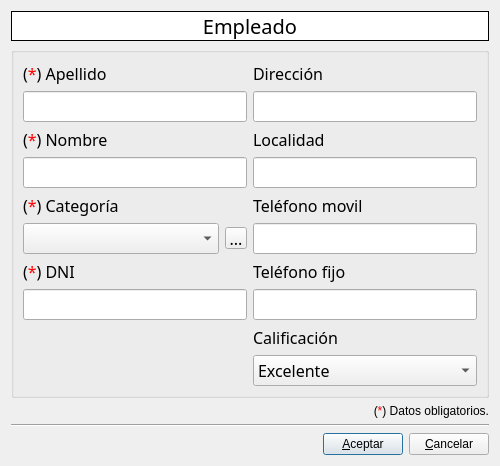
<ui version="4.0" >
 <class>EmployedDlg</class>
 <widget class="QDialog" name="EmployedDlg" >
  <property name="windowModality" >
   <enum>Qt::WindowModal</enum>
  </property>
  <property name="geometry" >
   <rect>
    <x>0</x>
    <y>0</y>
    <width>500</width>
    <height>445</height>
   </rect>
  </property>
  <property name="windowTitle" >
   <string>Empleado</string>
  </property>
  <property name="windowIcon" >
   <iconset resource="../resources/qzette.qrc" >
    <normaloff>:/app/images/app/employed.png</normaloff>:/app/images/app/employed.png</iconset>
  </property>
  <layout class="QVBoxLayout" name="verticalLayout" >
   <item>
    <widget class="QLabel" name="lb_title" >
     <property name="palette" >
      <palette>
       <active>
        <colorrole role="Base" >
         <brush brushstyle="SolidPattern" >
          <color alpha="255" >
           <red>255</red>
           <green>255</green>
           <blue>255</blue>
          </color>
         </brush>
        </colorrole>
        <colorrole role="Window" >
         <brush brushstyle="SolidPattern" >
          <color alpha="255" >
           <red>255</red>
           <green>255</green>
           <blue>255</blue>
          </color>
         </brush>
        </colorrole>
       </active>
       <inactive>
        <colorrole role="Base" >
         <brush brushstyle="SolidPattern" >
          <color alpha="255" >
           <red>255</red>
           <green>255</green>
           <blue>255</blue>
          </color>
         </brush>
        </colorrole>
        <colorrole role="Window" >
         <brush brushstyle="SolidPattern" >
          <color alpha="255" >
           <red>255</red>
           <green>255</green>
           <blue>255</blue>
          </color>
         </brush>
        </colorrole>
       </inactive>
       <disabled>
        <colorrole role="Base" >
         <brush brushstyle="SolidPattern" >
          <color alpha="255" >
           <red>255</red>
           <green>255</green>
           <blue>255</blue>
          </color>
         </brush>
        </colorrole>
        <colorrole role="Window" >
         <brush brushstyle="SolidPattern" >
          <color alpha="255" >
           <red>255</red>
           <green>255</green>
           <blue>255</blue>
          </color>
         </brush>
        </colorrole>
       </disabled>
      </palette>
     </property>
     <property name="font" >
      <font>
       <family>Trebuchet MS</family>
       <pointsize>15</pointsize>
      </font>
     </property>
     <property name="autoFillBackground" >
      <bool>true</bool>
     </property>
     <property name="frameShape" >
      <enum>QFrame::Box</enum>
     </property>
     <property name="text" >
      <string>Empleado</string>
     </property>
     <property name="alignment" >
      <set>Qt::AlignCenter</set>
     </property>
    </widget>
   </item>
   <item>
    <widget class="QGroupBox" name="groupBox" >
     <property name="font" >
      <font>
       <family>Trebuchet MS</family>
       <pointsize>12</pointsize>
      </font>
     </property>
     <property name="title" >
      <string/>
     </property>
     <property name="alignment" >
      <set>Qt::AlignCenter</set>
     </property>
     <property name="checked" >
      <bool>false</bool>
     </property>
     <layout class="QGridLayout" name="gridLayout" >
      <item row="0" column="0" >
       <widget class="QLabel" name="lb_lastName" >
        <property name="text" >
         <string>&lt;!DOCTYPE HTML PUBLIC "-//W3C//DTD HTML 4.0//EN" "http://www.w3.org/TR/REC-html40/strict.dtd">
&lt;html>&lt;head>&lt;meta name="qrichtext" content="1" />&lt;style type="text/css">
p, li { white-space: pre-wrap; }
&lt;/style>&lt;/head>&lt;body style=" font-family:'Trebuchet MS'; font-size:12pt; font-weight:400; font-style:normal;">
&lt;p style=" margin-top:0px; margin-bottom:0px; margin-left:0px; margin-right:0px; -qt-block-indent:0; text-indent:0px;">(&lt;span style=" color:#ff0000;">*&lt;/span>) Apellido&lt;/p>&lt;/body>&lt;/html></string>
        </property>
       </widget>
      </item>
      <item row="0" column="1" >
       <widget class="QLabel" name="lb_address" >
        <property name="text" >
         <string>Dirección</string>
        </property>
       </widget>
      </item>
      <item row="1" column="0" >
       <widget class="QLineEdit" name="le_lastName" />
      </item>
      <item row="1" column="1" >
       <widget class="QLineEdit" name="le_address" />
      </item>
      <item row="2" column="0" >
       <widget class="QLabel" name="lb_name" >
        <property name="text" >
         <string>&lt;!DOCTYPE HTML PUBLIC "-//W3C//DTD HTML 4.0//EN" "http://www.w3.org/TR/REC-html40/strict.dtd">
&lt;html>&lt;head>&lt;meta name="qrichtext" content="1" />&lt;style type="text/css">
p, li { white-space: pre-wrap; }
&lt;/style>&lt;/head>&lt;body style=" font-family:'Trebuchet MS'; font-size:12pt; font-weight:400; font-style:normal;">
&lt;p style=" margin-top:0px; margin-bottom:0px; margin-left:0px; margin-right:0px; -qt-block-indent:0; text-indent:0px;">(&lt;span style=" color:#ff0000;">*&lt;/span>) Nombre&lt;/p>&lt;/body>&lt;/html></string>
        </property>
       </widget>
      </item>
      <item row="2" column="1" >
       <widget class="QLabel" name="lb_location" >
        <property name="text" >
         <string>Localidad</string>
        </property>
       </widget>
      </item>
      <item row="3" column="0" >
       <widget class="QLineEdit" name="le_name" />
      </item>
      <item row="3" column="1" >
       <widget class="QLineEdit" name="le_location" />
      </item>
      <item row="7" column="1" >
       <widget class="QLabel" name="lb_phone" >
        <property name="text" >
         <string>Teléfono fijo</string>
        </property>
       </widget>
      </item>
      <item row="8" column="1" >
       <widget class="QLineEdit" name="le_phone" >
        <property name="text" >
         <string/>
        </property>
       </widget>
      </item>
      <item row="9" column="1" >
       <widget class="QLabel" name="lb_rating" >
        <property name="text" >
         <string>Calificación</string>
        </property>
       </widget>
      </item>
      <item row="10" column="1" >
       <widget class="QComboBox" name="cb_rating" >
        <property name="currentIndex" >
         <number>0</number>
        </property>
        <item>
         <property name="text" >
          <string>Excelente</string>
         </property>
        </item>
        <item>
         <property name="text" >
          <string>Muy Bueno</string>
         </property>
        </item>
        <item>
         <property name="text" >
          <string>Bueno</string>
         </property>
        </item>
        <item>
         <property name="text" >
          <string>Regular</string>
         </property>
        </item>
        <item>
         <property name="text" >
          <string>Malo</string>
         </property>
        </item>
       </widget>
      </item>
      <item row="4" column="1" >
       <widget class="QLabel" name="lb_cellphone" >
        <property name="text" >
         <string>Teléfono movil</string>
        </property>
       </widget>
      </item>
      <item row="4" column="0" >
       <widget class="QLabel" name="lb_category" >
        <property name="text" >
         <string>&lt;!DOCTYPE HTML PUBLIC "-//W3C//DTD HTML 4.0//EN" "http://www.w3.org/TR/REC-html40/strict.dtd">
&lt;html>&lt;head>&lt;meta name="qrichtext" content="1" />&lt;style type="text/css">
p, li { white-space: pre-wrap; }
&lt;/style>&lt;/head>&lt;body style=" font-family:'Trebuchet MS'; font-size:12pt; font-weight:400; font-style:normal;">
&lt;p style=" margin-top:0px; margin-bottom:0px; margin-left:0px; margin-right:0px; -qt-block-indent:0; text-indent:0px;">(&lt;span style=" color:#ff0000;">*&lt;/span>) Categoría&lt;/p>&lt;/body>&lt;/html></string>
        </property>
       </widget>
      </item>
      <item row="6" column="1" >
       <widget class="QLineEdit" name="le_cellphone" />
      </item>
      <item row="7" column="0" >
       <widget class="QLabel" name="lb_dni" >
        <property name="text" >
         <string>&lt;!DOCTYPE HTML PUBLIC "-//W3C//DTD HTML 4.0//EN" "http://www.w3.org/TR/REC-html40/strict.dtd">
&lt;html>&lt;head>&lt;meta name="qrichtext" content="1" />&lt;style type="text/css">
p, li { white-space: pre-wrap; }
&lt;/style>&lt;/head>&lt;body style=" font-family:'Trebuchet MS'; font-size:12pt; font-weight:400; font-style:normal;">
&lt;p style=" margin-top:0px; margin-bottom:0px; margin-left:0px; margin-right:0px; -qt-block-indent:0; text-indent:0px;">(&lt;span style=" color:#ff0000;">*&lt;/span>) DNI&lt;/p>&lt;/body>&lt;/html></string>
        </property>
       </widget>
      </item>
      <item row="8" column="0" >
       <widget class="QLineEdit" name="le_dni" />
      </item>
      <item row="6" column="0" >
       <layout class="QHBoxLayout" name="horizontalLayout_3" >
        <item>
         <widget class="QComboBox" name="cb_category" />
        </item>
        <item>
         <widget class="QToolButton" name="tb_categoryUpdateCombo" >
          <property name="maximumSize" >
           <size>
            <width>22</width>
            <height>22</height>
           </size>
          </property>
          <property name="text" >
           <string>...</string>
          </property>
          <property name="icon" >
           <iconset resource="../resources/qzette.qrc" >
            <normaloff>:/icons/images/icons/refresh.png</normaloff>:/icons/images/icons/refresh.png</iconset>
          </property>
          <property name="iconSize" >
           <size>
            <width>16</width>
            <height>16</height>
           </size>
          </property>
         </widget>
        </item>
       </layout>
      </item>
     </layout>
    </widget>
   </item>
   <item>
    <widget class="QLabel" name="label" >
     <property name="text" >
      <string>(&lt;font color='red'>*&lt;/font>) Datos obligatorios.</string>
     </property>
     <property name="alignment" >
      <set>Qt::AlignRight|Qt::AlignTrailing|Qt::AlignVCenter</set>
     </property>
    </widget>
   </item>
   <item>
    <spacer name="verticalSpacer" >
     <property name="orientation" >
      <enum>Qt::Vertical</enum>
     </property>
     <property name="sizeHint" stdset="0" >
      <size>
       <width>20</width>
       <height>40</height>
      </size>
     </property>
    </spacer>
   </item>
   <item>
    <widget class="Line" name="line" >
     <property name="orientation" >
      <enum>Qt::Horizontal</enum>
     </property>
    </widget>
   </item>
   <item>
    <layout class="QHBoxLayout" name="horizontalLayout" >
     <item>
      <widget class="QLabel" name="lb_logo" >
       <property name="autoFillBackground" >
        <bool>true</bool>
       </property>
       <property name="text" >
        <string/>
       </property>
      </widget>
     </item>
     <item>
      <spacer name="horizontalSpacer" >
       <property name="orientation" >
        <enum>Qt::Horizontal</enum>
       </property>
       <property name="sizeHint" stdset="0" >
        <size>
         <width>40</width>
         <height>20</height>
        </size>
       </property>
      </spacer>
     </item>
     <item>
      <widget class="QPushButton" name="pb_ok" >
       <property name="text" >
        <string>&amp;Aceptar</string>
       </property>
       <property name="icon" >
        <iconset resource="../resources/qzette.qrc" >
         <normaloff>:/icons/images/icons/ok.png</normaloff>:/icons/images/icons/ok.png</iconset>
       </property>
       <property name="default" >
        <bool>true</bool>
       </property>
      </widget>
     </item>
     <item>
      <widget class="QPushButton" name="pb_cancel" >
       <property name="text" >
        <string>&amp;Cancelar</string>
       </property>
       <property name="icon" >
        <iconset resource="../resources/qzette.qrc" >
         <normaloff>:/icons/images/icons/cancel.png</normaloff>:/icons/images/icons/cancel.png</iconset>
       </property>
       <property name="shortcut" >
        <string>Esc</string>
       </property>
      </widget>
     </item>
    </layout>
   </item>
  </layout>
  <zorder>lb_title</zorder>
  <zorder>label</zorder>
  <zorder>line</zorder>
  <zorder>groupBox</zorder>
 </widget>
 <tabstops>
  <tabstop>le_lastName</tabstop>
  <tabstop>le_name</tabstop>
  <tabstop>cb_category</tabstop>
  <tabstop>tb_categoryUpdateCombo</tabstop>
  <tabstop>le_dni</tabstop>
  <tabstop>le_address</tabstop>
  <tabstop>le_location</tabstop>
  <tabstop>le_cellphone</tabstop>
  <tabstop>le_phone</tabstop>
  <tabstop>cb_rating</tabstop>
  <tabstop>pb_ok</tabstop>
  <tabstop>pb_cancel</tabstop>
 </tabstops>
 <resources>
  <include location="../resources/qzette.qrc" />
 </resources>
 <connections/>
</ui>
